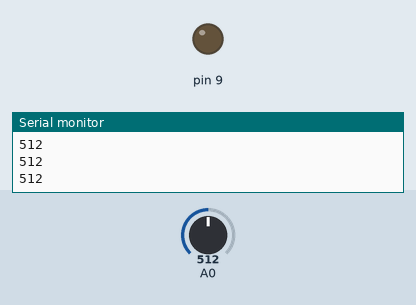
This sketch was run on a simulated Arduino Uno, built with avr-gcc and run on an emulated ATmega328P. Parts: output pins drawn as LEDs (lit = HIGH), the last lines printed to the serial monitor. The test bench sets the inputs (shaded band); at power-on: A0 = 512.

Above: at 1.2 s.
1.3 s: A0 set to 44
2.8 s: A0 set to 36
At 3.5 s:
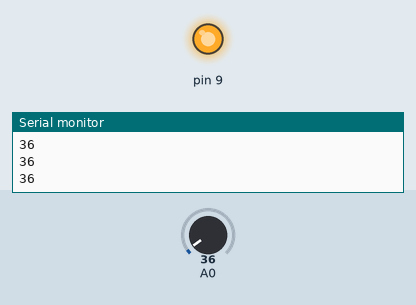
4.3 s: A0 set to 122
At 4.8 s:
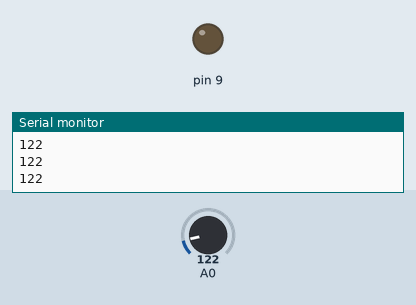
5.8 s: A0 set to 0
At 6.9 s:
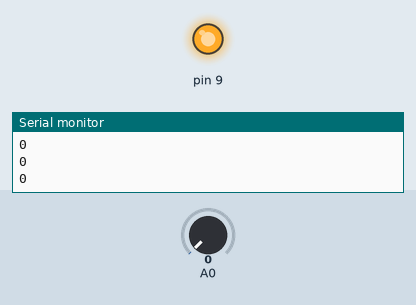
Timing chart, 0 to 8.3 s (numbered marks = the images above; inputs shaded):
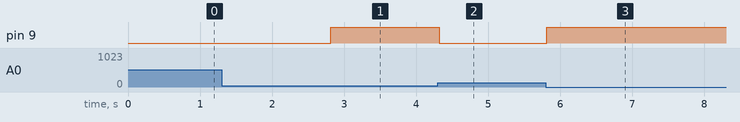

Measured:
- the behaviour switches between 40 and 39 on A0 (found by bisection; images 0 and 1)
- after the input at 2.8 s, pin 9: LOW → HIGH at once
- after the input at 4.3 s, pin 9: HIGH → LOW at once
- after the input at 5.8 s, pin 9: LOW → HIGH at once

The sketch:

005_ldr.ino
```cpp
int ldrvalue=0;
int light_sensitivity=40;
void setup() {
  // put your setup code here, to run once:
Serial.begin(9600);
pinMode(9,OUTPUT);
}

void loop() {
  // put your main code here, to run repeatedly:
ldrvalue=analogRead(A0);
delay(10);
Serial.println(ldrvalue);
if(ldrvalue<light_sensitivity)
{
  digitalWrite(9,HIGH);

}
else
{
  digitalWrite(9,LOW);
}
}
```
